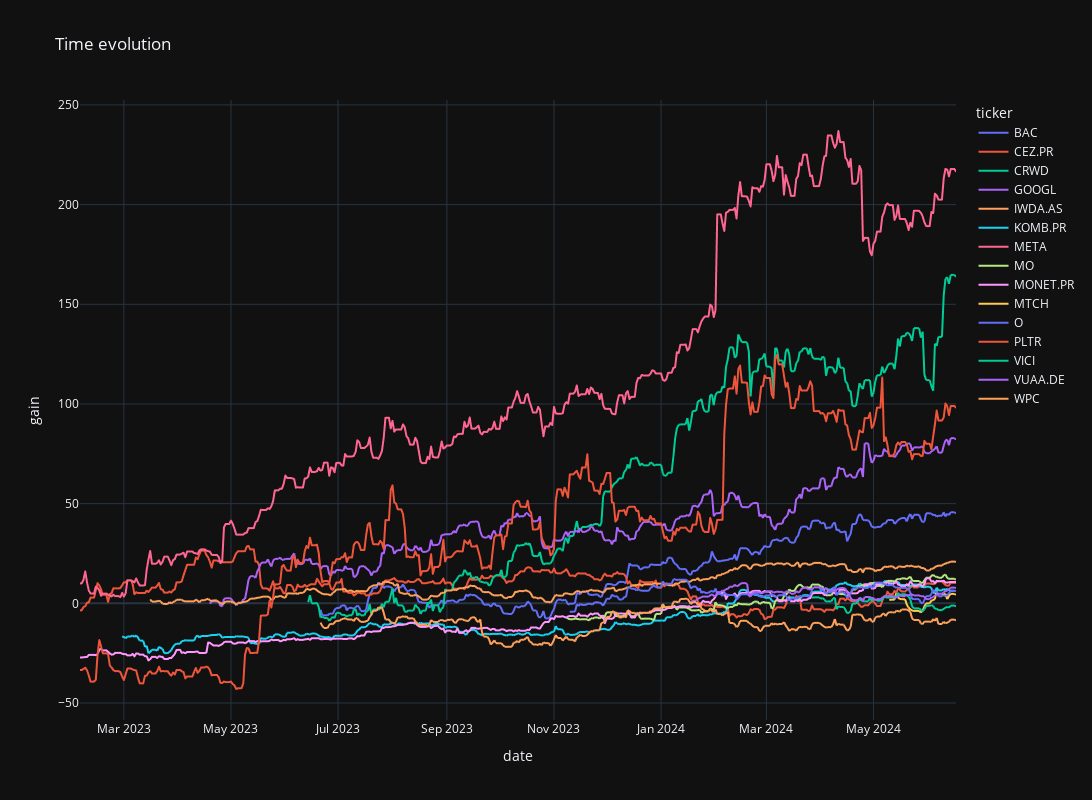

Notebook source saved alongside this figure:
### Code cell
fig = px.line(
    time_evol,
    x="date",
    y="gain",
    color="ticker",
    title="Time evolution",
    template="plotly_dark",
    width=1200,
    height=800,
)

# showing the plot
fig.show()

### Figure 1 — Plotly figure (JSON) as saved in the notebook; plotly's stock layout.template omitted (floating-point values rounded to 4 significant figures; data arrays with more than 128 entries replaced by an {"elided": "..."} marker saying what was removed)
{"data": [{"hovertemplate": "ticker=BAC<br>date=%{x}<br>gain=%{y}<extra></extra>", "legendgroup": "BAC", "line": {"color": "#636efa", "dash": "solid"}, "marker": {"symbol": "circle"}, "mode": "lines", "name": "BAC", "showlegend": true, "type": "scattergl", "x": {"elided": "500 str values"}, "xaxis": "x", "y": {"elided": "500 float values"}, "yaxis": "y"}, {"hovertemplate": "ticker=CEZ.PR<br>date=%{x}<br>gain=%{y}<extra></extra>", "legendgroup": "CEZ.PR", "line": {"color": "#EF553B", "dash": "solid"}, "marker": {"symbol": "circle"}, "mode": "lines", "name": "CEZ.PR", "showlegend": true, "type": "scattergl", "x": {"elided": "500 str values"}, "xaxis": "x", "y": {"elided": "500 float values"}, "yaxis": "y"}, {"hovertemplate": "ticker=CRWD<br>date=%{x}<br>gain=%{y}<extra></extra>", "legendgroup": "CRWD", "line": {"color": "#00cc96", "dash": "solid"}, "marker": {"symbol": "circle"}, "mode": "lines", "name": "CRWD", "showlegend": true, "type": "scattergl", "x": {"elided": "500 str values"}, "xaxis": "x", "y": {"elided": "500 float values"}, "yaxis": "y"}, {"hovertemplate": "ticker=GOOGL<br>date=%{x}<br>gain=%{y}<extra></extra>", "legendgroup": "GOOGL", "line": {"color": "#ab63fa", "dash": "solid"}, "marker": {"symbol": "circle"}, "mode": "lines", "name": "GOOGL", "showlegend": true, "type": "scattergl", "x": {"elided": "500 str values"}, "xaxis": "x", "y": {"elided": "500 float values"}, "yaxis": "y"}, {"hovertemplate": "ticker=IWDA.AS<br>date=%{x}<br>gain=%{y}<extra></extra>", "legendgroup": "IWDA.AS", "line": {"color": "#FFA15A", "dash": "solid"}, "marker": {"symbol": "circle"}, "mode": "lines", "name": "IWDA.AS", "showlegend": true, "type": "scattergl", "x": {"elided": "500 str values"}, "xaxis": "x", "y": {"elided": "500 float values"}, "yaxis": "y"}, {"hovertemplate": "ticker=KOMB.PR<br>date=%{x}<br>gain=%{y}<extra></extra>", "legendgroup": "KOMB.PR", "line": {"color": "#19d3f3", "dash": "solid"}, "marker": {"symbol": "circle"}, "mode": "lines", "name": "KOMB.PR", "showlegend": true, "type": "scattergl", "x": {"elided": "500 str values"}, "xaxis": "x", "y": {"elided": "500 float values"}, "yaxis": "y"}, {"hovertemplate": "ticker=META<br>date=%{x}<br>gain=%{y}<extra></extra>", "legendgroup": "META", "line": {"color": "#FF6692", "dash": "solid"}, "marker": {"symbol": "circle"}, "mode": "lines", "name": "META", "showlegend": true, "type": "scattergl", "x": {"elided": "500 str values"}, "xaxis": "x", "y": {"elided": "500 float values"}, "yaxis": "y"}, {"hovertemplate": "ticker=MO<br>date=%{x}<br>gain=%{y}<extra></extra>", "legendgroup": "MO", "line": {"color": "#B6E880", "dash": "solid"}, "marker": {"symbol": "circle"}, "mode": "lines", "name": "MO", "showlegend": true, "type": "scattergl", "x": {"elided": "500 str values"}, "xaxis": "x", "y": {"elided": "500 float values"}, "yaxis": "y"}, {"hovertemplate": "ticker=MONET.PR<br>date=%{x}<br>gain=%{y}<extra></extra>", "legendgroup": "MONET.PR", "line": {"color": "#FF97FF", "dash": "solid"}, "marker": {"symbol": "circle"}, "mode": "lines", "name": "MONET.PR", "showlegend": true, "type": "scattergl", "x": {"elided": "500 str values"}, "xaxis": "x", "y": {"elided": "500 float values"}, "yaxis": "y"}, {"hovertemplate": "ticker=MTCH<br>date=%{x}<br>gain=%{y}<extra></extra>", "legendgroup": "MTCH", "line": {"color": "#FECB52", "dash": "solid"}, "marker": {"symbol": "circle"}, "mode": "lines", "name": "MTCH", "showlegend": true, "type": "scattergl", "x": {"elided": "500 str values"}, "xaxis": "x", "y": {"elided": "500 float values"}, "yaxis": "y"}, {"hovertemplate": "ticker=O<br>date=%{x}<br>gain=%{y}<extra></extra>", "legendgroup": "O", "line": {"color": "#636efa", "dash": "solid"}, "marker": {"symbol": "circle"}, "mode": "lines", "name": "O", "showlegend": true, "type": "scattergl", "x": {"elided": "500 str values"}, "xaxis": "x", "y": {"elided": "500 float values"}, "yaxis": "y"}, {"hovertemplate": "ticker=PLTR<br>date=%{x}<br>gain=%{y}<extra></extra>", "legendgroup": "PLTR", "line": {"color": "#EF553B", "dash": "solid"}, "marker": {"symbol": "circle"}, "mode": "lines", "name": "PLTR", "showlegend": true, "type": "scattergl", "x": {"elided": "500 str values"}, "xaxis": "x", "y": {"elided": "500 float values"}, "yaxis": "y"}, {"hovertemplate": "ticker=VICI<br>date=%{x}<br>gain=%{y}<extra></extra>", "legendgroup": "VICI", "line": {"color": "#00cc96", "dash": "solid"}, "marker": {"symbol": "circle"}, "mode": "lines", "name": "VICI", "showlegend": true, "type": "scattergl", "x": {"elided": "500 str values"}, "xaxis": "x", "y": {"elided": "500 float values"}, "yaxis": "y"}, {"hovertemplate": "ticker=VUAA.DE<br>date=%{x}<br>gain=%{y}<extra></extra>", "legendgroup": "VUAA.DE", "line": {"color": "#ab63fa", "dash": "solid"}, "marker": {"symbol": "circle"}, "mode": "lines", "name": "VUAA.DE", "showlegend": true, "type": "scattergl", "x": {"elided": "500 str values"}, "xaxis": "x", "y": {"elided": "500 float values"}, "yaxis": "y"}, {"hovertemplate": "ticker=WPC<br>date=%{x}<br>gain=%{y}<extra></extra>", "legendgroup": "WPC", "line": {"color": "#FFA15A", "dash": "solid"}, "marker": {"symbol": "circle"}, "mode": "lines", "name": "WPC", "showlegend": true, "type": "scattergl", "x": {"elided": "500 str values"}, "xaxis": "x", "y": {"elided": "500 float values"}, "yaxis": "y"}], "layout": {"height": 800, "legend": {"title": {"text": "ticker"}, "tracegroupgap": 0}, "title": {"text": "Time evolution"}, "width": 1200, "xaxis": {"anchor": "y", "domain": [0, 1], "title": {"text": "date"}}, "yaxis": {"anchor": "x", "domain": [0, 1], "title": {"text": "gain"}}}}
